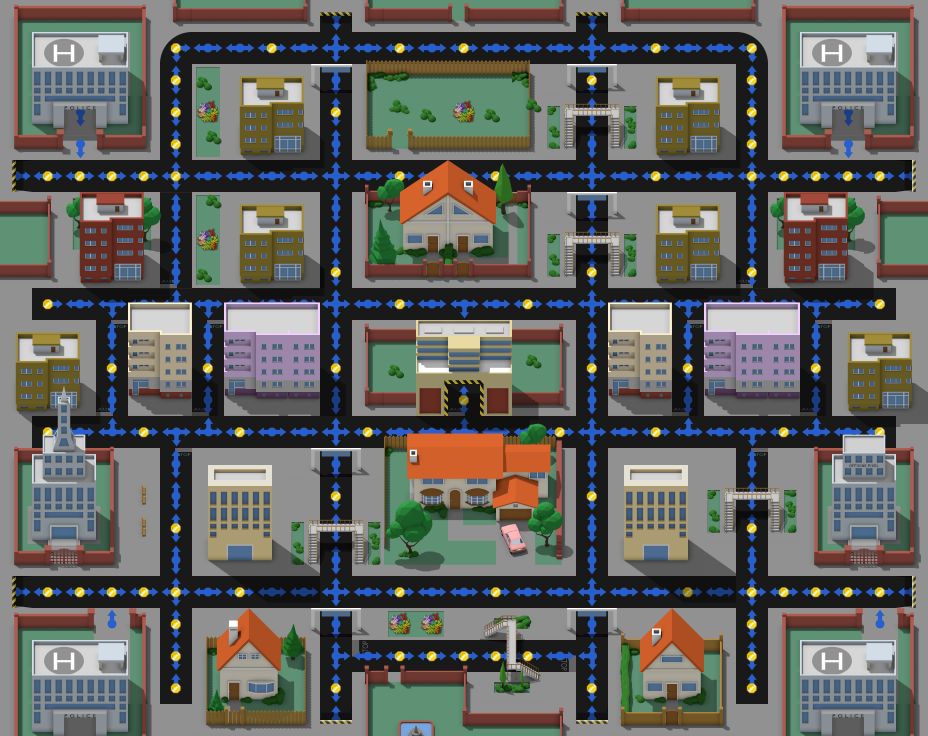

Below is a game level as drawn by its tile map, then a one-line description and the .tmx that defines it (tile-layer data replaced by summaries):
An orthogonal 29x23 tile map with 32x32 px tiles, 5 tile layers (Background, Path, dots, overlay_strada, ...), 3 tilesets and 20 objects (8x teleport, 7x pill, 2x red_enemy, green_enemy, blue_enemy, ...).

<map version="1.0" orientation="orthogonal" renderorder="right-down" width="29" height="23" tilewidth="32" tileheight="32" nextobjectid="21">
 <tileset firstgid="1" name="metatiles" tilewidth="32" tileheight="32" tilecount="20" columns="5">
  <image source="../img/map/metatiles.png" width="160" height="128" />
  <tile id="0">
   <properties>
    <property name="direction" value="1110" />
   </properties>
  </tile>
  <tile id="1">
   <properties>
    <property name="direction" value="0111" />
   </properties>
  </tile>
  <tile id="2">
   <properties>
    <property name="direction" value="1011" />
   </properties>
  </tile>
  <tile id="3">
   <properties>
    <property name="direction" value="1101" />
   </properties>
  </tile>
  <tile id="4">
   <properties>
    <property name="direction" value="1111" />
   </properties>
  </tile>
  <tile id="5">
   <properties>
    <property name="direction" value="1100" />
   </properties>
  </tile>
  <tile id="6">
   <properties>
    <property name="direction" value="0110" />
   </properties>
  </tile>
  <tile id="7">
   <properties>
    <property name="direction" value="0011" />
   </properties>
  </tile>
  <tile id="8">
   <properties>
    <property name="direction" value="1001" />
   </properties>
  </tile>
  <tile id="9">
   <properties>
    <property name="direction" value="1010" />
   </properties>
  </tile>
  <tile id="10">
   <properties>
    <property name="direction" value="1000" />
   </properties>
  </tile>
  <tile id="11">
   <properties>
    <property name="direction" value="0100" />
   </properties>
  </tile>
  <tile id="12">
   <properties>
    <property name="direction" value="0010" />
   </properties>
  </tile>
  <tile id="13">
   <properties>
    <property name="direction" value="0001" />
   </properties>
  </tile>
  <tile id="14">
   <properties>
    <property name="direction" value="0101" />
   </properties>
  </tile>
  <tile id="15">
   <properties>
    <property name="direction" value="0000" />
    <property name="type" value="solid" />
   </properties>
  </tile>
 </tileset>
 <tileset firstgid="21" name="case" tilewidth="32" tileheight="32" tilecount="616" columns="8">
  <image source="../img/map/casetiles.png" width="256" height="2464" />
 </tileset>
 <tileset firstgid="637" name="strade" tilewidth="32" tileheight="32" tilecount="52" columns="4">
  <image source="../img/map/stradatiles.png" width="128" height="416" />
 </tileset>
 <layer name="Background" width="29" height="23">
  <properties>
   <property name="preRender" value="false" />
  </properties>
  <data>[667 cells, 667 non-empty, 214 distinct tile ids]</data>
 </layer>
 <layer name="Path" width="29" height="23">
  <data>[667 cells, 221 non-empty, 13 distinct tile ids]</data>
 </layer>
 <layer name="dots" width="29" height="23">
  <data>[667 cells, 80 non-empty, 1 distinct tile ids]</data>
 </layer>
 <objectgroup name="Enemies">
  <object id="1" name="enemy" type="green_enemy" gid="18" x="64" y="128" width="32" height="32">
   <properties>
    <property name="behavior" value="random" />
    <property name="delay" value="1000" />
    <property name="keepAlive" value="true" />
   </properties>
  </object>
  <object id="2" name="enemy" type="red_enemy" gid="18" x="96" y="640" width="32" height="32">
   <properties>
    <property name="behavior" value="chase" />
    <property name="keepAlive" value="true" />
   </properties>
  </object>
  <object id="3" name="enemy" type="blue_enemy" gid="18" x="864" y="640" width="32" height="32">
   <properties>
    <property name="behavior" value="random" />
    <property name="delay" value="2000" />
    <property name="keepAlive" value="true" />
   </properties>
  </object>
  <object id="4" name="enemy" type="red_enemy" gid="18" x="832" y="128" width="32" height="32">
   <properties>
    <property name="behavior" value="chase" />
    <property name="delay" value="500" />
    <property name="keepAlive" value="true" />
   </properties>
  </object>
 </objectgroup>
 <objectgroup name="Entities">
  <object id="5" name="teleport" gid="20" x="0" y="192" width="32" height="32">
   <properties>
    <property name="destination" value="2" />
    <property name="id" value="1" />
   </properties>
  </object>
  <object id="6" name="teleport" gid="20" x="896" y="192" width="32" height="32">
   <properties>
    <property name="destination" value="1" />
    <property name="id" value="2" />
   </properties>
  </object>
  <object id="7" name="teleport" gid="20" x="320" y="32" width="32" height="32">
   <properties>
    <property name="destination" value="3" />
    <property name="id" value="4" />
   </properties>
  </object>
  <object id="8" name="teleport" gid="20" x="320" y="736" width="32" height="32">
   <properties>
    <property name="destination" value="4" />
    <property name="id" value="3" />
   </properties>
  </object>
  <object id="9" name="player" gid="19" x="448" y="320" width="32" height="32" />
  <object id="10" name="teleport" gid="20" x="576" y="32" width="32" height="32">
   <properties>
    <property name="destination" value="5" />
    <property name="id" value="6" />
   </properties>
  </object>
  <object id="11" name="teleport" gid="20" x="576" y="736" width="32" height="32">
   <properties>
    <property name="destination" value="6" />
    <property name="id" value="5" />
   </properties>
  </object>
  <object id="12" name="teleport" gid="20" x="896" y="608" width="32" height="32">
   <properties>
    <property name="destination" value="8" />
    <property name="id" value="7" />
   </properties>
  </object>
  <object id="13" name="teleport" gid="20" x="0" y="608" width="32" height="32">
   <properties>
    <property name="destination" value="7" />
    <property name="id" value="8" />
   </properties>
  </object>
 </objectgroup>
 <objectgroup name="powerup">
  <object id="14" name="pill" gid="17" x="832" y="320" width="32" height="32" />
  <object id="15" name="pill" gid="17" x="64" y="320" width="32" height="32" />
  <object id="16" name="pill" gid="17" x="64" y="448" width="32" height="32" />
  <object id="17" name="pill" gid="17" x="832" y="448" width="32" height="32" />
  <object id="18" name="pill" gid="17" x="480" y="64" width="32" height="32" />
  <object id="19" name="pill" gid="17" x="736" y="704" width="32" height="32" />
  <object id="20" name="pill" gid="17" x="160" y="704" width="32" height="32" />
 </objectgroup>
 <layer name="overlay_strada" width="29" height="23">
  <data>[667 cells, 58 non-empty, 27 distinct tile ids]</data>
 </layer>
 <layer name="overlay" width="29" height="23">
  <data>[667 cells, 132 non-empty, 71 distinct tile ids]</data>
 </layer>
</map>
